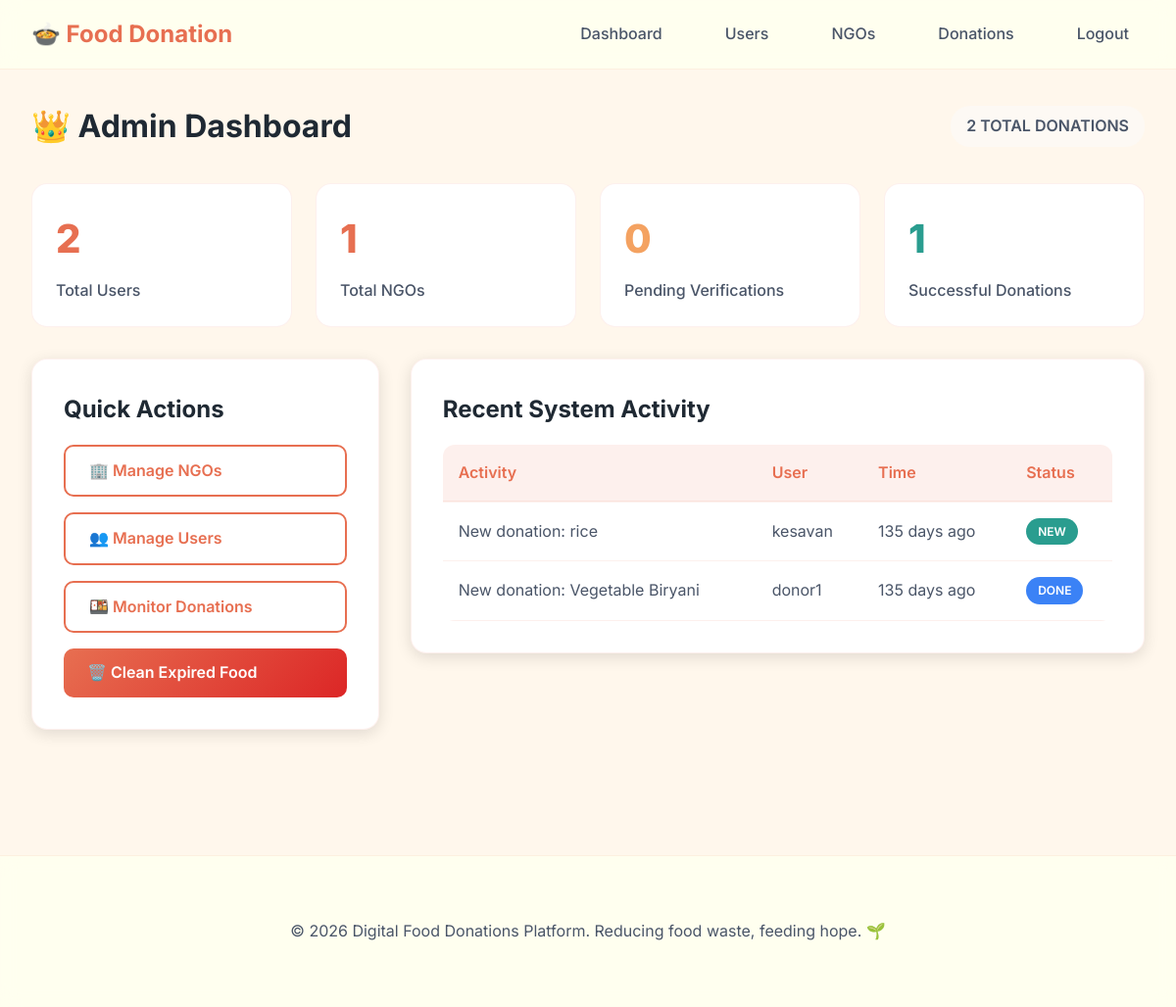
The app's page /admin/dashboard (signed in) with its own data.
### models.py (models this page shows, shortened)
class Donation(db.Model):
    __tablename__ = 'donation'
    id = db.Column(db.Integer, primary_key=True)
    donor_id = db.Column(db.Integer, db.ForeignKey('user.id'), nullable=False)
    food_name = db.Column(db.String(150), nullable=False)
    quantity = db.Column(db.String(50), nullable=False)
    food_time = db.Column(db.String(20), nullable=False)  # morning/afternoon/night
    expiry_datetime = db.Column(db.DateTime, nullable=False)
    location = db.Column(db.String(100), nullable=False)
    description = db.Column(db.Text, nullable=True)
    status = db.Column(db.String(20), default='available')  # available/accepted/collected/expired
    accepted_by = db.Column(db.Integer, db.ForeignKey('ngo.id'), nullable=True)
    created_at = db.Column(db.DateTime, default=datetime.utcnow)
    updated_at = db.Column(db.DateTime, default=datetime.utcnow, onupdate=datetime.utcnow)
    requests = db.relationship('Request', backref='donation', lazy=True)
    acceptor = db.relationship('NGO', backref='accepted_donations', foreign_keys=[accepted_by])

class User(db.Model, UserMixin):
    __tablename__ = 'user'
    id = db.Column(db.Integer, primary_key=True)
    username = db.Column(db.String(80), unique=True, nullable=False)
    email = db.Column(db.String(120), unique=True, nullable=False)
    password_hash = db.Column(db.String(200), nullable=False)
    phone_number = db.Column(db.String(15), nullable=False)
    location = db.Column(db.String(100), nullable=False)
    role = db.Column(db.String(20), nullable=False)  # 'donor' or 'recipient'
    is_active = db.Column(db.Boolean, default=True)
    created_at = db.Column(db.DateTime, default=datetime.utcnow)
    donations = db.relationship('Donation', backref='donor', lazy=True, foreign_keys='Donation.donor_id')

### app.py (the view)
@app.route('/admin/dashboard')
@login_required
@role_required('admin')
def admin_dashboard():
    stats = get_donation_stats()
    users_count = User.query.count()
    ngos_count = NGO.query.count()
    pending_ngos = NGO.query.filter_by(is_verified=False).count()
    recent_donations = Donation.query.order_by(Donation.created_at.desc()).limit(10).all()
    return render_template('admin/dashboard.html',
                         stats=stats,
                         users_count=users_count,
                         ngos_count=ngos_count,
                         pending_ngos=pending_ngos,
                         recent_donations=recent_donations)

### app.py (called while the page is built)
@login_manager.user_loader
def load_user(user_id):
    user_type = session.get('user_type')
    if user_type == 'user':
        return User.query.get(int(user_id))
    elif user_type == 'ngo':
        return NGO.query.get(int(user_id))
    elif user_type == 'admin':
        return Admin.query.get(int(user_id))
    return None

def role_required(role):
    def decorator(f):
        @wraps(f)
        def decorated_function(*args, **kwargs):
            if not current_user.is_authenticated:
                flash('Please login to access this page.', 'warning')
                return redirect(url_for('login'))
            if session.get('user_type') != role:
                flash('You do not have permission to access this page.', 'danger')
                return redirect(url_for('index'))
            return f(*args, **kwargs)
        return decorated_function
    return decorator

### utils.py (called while the page is built)
def get_donation_stats():
    from sqlalchemy import func
    total_donations = Donation.query.count()
    available = Donation.query.filter_by(status='available').count()
    accepted = Donation.query.filter_by(status='accepted').count()
    collected = Donation.query.filter_by(status='collected').count()
    expired = Donation.query.filter_by(status='expired').count()
    by_location = db.session.query(
        Donation.location,
        func.count(Donation.id).label('count')
    ).group_by(Donation.location).all()
    return {
        'total': total_donations,
        'available': available,
        'accepted': accepted,
        'collected': collected,
        'expired': expired,
        'by_location': dict(by_location)
    }

def format_time_ago(dt):
    if not dt:
        return "N/A"
    now = datetime.utcnow()
    diff = now - dt
    seconds = diff.total_seconds()
    if seconds < 60:
        return "just now"
    elif seconds < 3600:
        minutes = int(seconds / 60)
        return f"{minutes} minute{'s' if minutes > 1 else ''} ago"
    elif seconds < 86400:
        hours = int(seconds / 3600)
        return f"{hours} hour{'s' if hours > 1 else ''} ago"
    else:
        days = int(seconds / 86400)
        return f"{days} day{'s' if days > 1 else ''} ago"

### templates/admin/dashboard.html (shortened to what this page needs)
{% extends "base.html" %}
{% block content %}
<div class="container">
    <div class="row" style="align-items: center; margin-bottom: 2rem;">
        <div class="col">
            <h1>👑 Admin Dashboard</h1>
        </div>
        <div class="col" style="text-align: right;">
            <span class="badge badge-secondary" style="font-size: 1rem; padding: 0.5rem 1rem;">
                {{ stats.total }} Total Donations
            </span>
        </div>
    </div>
    <div class="stats-grid">
        <div class="stat-card">
            <div class="stat-value">{{ users_count }}</div>
            <div class="stat-label">Total Users</div>
        </div>
        <div class="stat-card">
            <div class="stat-value">{{ ngos_count }}</div>
            <div class="stat-label">Total NGOs</div>
        </div>
        <div class="stat-card">
            <div class="stat-value" style="color: var(--warning);">{{ pending_ngos }}</div>
            <div class="stat-label">Pending Verifications</div>
        </div>
        <div class="stat-card">
            <div class="stat-value" style="color: var(--success);">{{ stats.collected }}</div>
            <div class="stat-label">Successful Donations</div>
        </div>
    </div>
    <div class="row">
        <div class="col-3">
            <div class="card fade-in" style="height: 100%;">
                <div class="card-header">Quick Actions</div>
                <div style="display: flex; flex-direction: column; gap: 1rem;">
                    <a href="{{ url_for('admin_ngos') }}" class="btn btn-outline" style="text-align: left;">
                        🏢 Manage NGOs
                    </a>
                    <a href="{{ url_for('admin_users') }}" class="btn btn-outline" style="text-align: left;">
                        👥 Manage Users
                    </a>
                    <a href="{{ url_for('admin_donations') }}" class="btn btn-outline" style="text-align: left;">
                        🍱 Monitor Donations
                    </a>
                    <a href="{{ url_for('admin_check_expired') }}" class="btn btn-danger" style="text-align: left;"
                        onclick="return confirmAction('Run manual expiry check?')">
                        🗑️ Clean Expired Food
                    </a>
                </div>
            </div>
        </div>
        <div class="col-2" style="flex: 2;">
            <div class="card fade-in">
                <div class="card-header">Recent System Activity</div>
                <div class="table-container">
                    <table>
                        <thead>
                            <tr>
                                <th>Activity</th>
                                <th>User</th>
                                <th>Time</th>
                                <th>Status</th>
                            </tr>
                        </thead>
                        <tbody>
                            {% for donation in recent_donations %}
                            <tr>
                                <td>New donation: {{ donation.food_name }}</td>
                                <td>{{ donation.donor.username }}</td>
                                <td>{{ donation.created_at|time_ago }}</td>
                                <td>
                                    {% if donation.status == 'available' %}
                                    <span class="badge badge-success">New</span>
                                    {% elif donation.status == 'accepted' %}
                                    <span class="badge badge-warning">Accepted</span>
                                    {% elif donation.status == 'collected' %}
                                    <span class="badge badge-info">Done</span>
                                    {% elif donation.status == 'expired' %}
                                    <span class="badge badge-danger">Expired</span>
                                    {% endif %}
                                </td>
                            </tr>
                            {% endfor %}
                        </tbody>
                    </table>
                </div>
            </div>
        </div>
    </div>
</div>
{% endblock %}

### static/css/style.css (style rules this page uses)
:root { --primary: #E76F51; --primary-dark: #d15a3d; --primary-light: #f08c71; --secondary: #2A9D8F; --secondary-dark: #21867a; --accent: #F4A261; --card-bg: #FFFFFF; --bg-primary: #FFF7EC; --bg-secondary: #fffefd; --bg-tertiary: #fdf9f4; --text-primary: #1F2933; --text-secondary: #4a5568; --text-muted: #718096; --success: #2A9D8F; --warning: #F4A261; --danger: #E76F51; --info: #3b82f6; --glass-bg: rgba(255, 255, 240, 0.9); --glass-border: rgba(231, 111, 81, 0.1); --shadow-sm: 0 2px 8px rgba(0, 0, 0, 0.08); --shadow-md: 0 4px 16px rgba(0, 0, 0, 0.12); --shadow-lg: 0 8px 32px rgba(0, 0, 0, 0.16); --shadow-glow: 0 0 20px rgba(231, 111, 81, 0.2); --transition: all 0.3s cubic-bezier(0.4, 0, 0.2, 1); }
* { margin: 0; padding: 0; box-sizing: border-box; }
body { font-family: 'Inter', sans-serif; background: var(--bg-primary); color: var(--text-primary); line-height: 1.6; min-height: 100vh; }
.btn { padding: 0.75rem 1.5rem; border: none; border-radius: 10px; font-weight: 600; cursor: pointer; transition: var(--transition); text-decoration: none; display: inline-block; font-size: 1rem; }
.btn-danger { background: linear-gradient(135deg, var(--danger) 0%, #dc2626 100%); color: white; }
.btn-outline { background: transparent; border: 2px solid var(--primary); color: var(--primary); }
.card { background: var(--card-bg); backdrop-filter: blur(10px); border: 1px solid var(--glass-border); border-radius: 16px; padding: 2rem; box-shadow: var(--shadow-md); transition: var(--transition); }
.card-header { font-size: 1.5rem; font-weight: 700; margin-bottom: 1rem; color: var(--text-primary); }
.badge { padding: 0.25rem 0.75rem; border-radius: 20px; font-size: 0.75rem; font-weight: 600; text-transform: uppercase; display: inline-block; }
.badge-success { background: var(--success); color: white; }
.badge-info { background: var(--info); color: white; }
.badge-secondary { background: var(--bg-tertiary); color: var(--text-secondary); }
.table-container { overflow-x: auto; border-radius: 12px; background: var(--card-bg); backdrop-filter: blur(10px); }
table { width: 100%; border-collapse: collapse; }
thead { background: rgba(231, 111, 81, 0.1); }
th { padding: 1rem; text-align: left; font-weight: 600; color: var(--primary); border-bottom: 2px solid var(--glass-border); }
td { padding: 1rem; border-bottom: 1px solid var(--glass-border); color: var(--text-secondary); }
.container { max-width: 1200px; margin: 0 auto; padding: 2rem; }
.row { display: flex; flex-wrap: wrap; gap: 2rem; margin-bottom: 2rem; }
.col { flex: 1; min-width: 250px; }
.col-2 { flex: 0 0 calc(50% - 1rem); }
.col-3 { flex: 0 0 calc(33.333% - 1.5rem); }
.stats-grid { display: grid; grid-template-columns: repeat(auto-fit, minmax(250px, 1fr)); gap: 1.5rem; margin-bottom: 2rem; }
.stat-card { background: var(--card-bg); backdrop-filter: blur(10px); border: 1px solid var(--glass-border); border-radius: 16px; padding: 1.5rem; transition: var(--transition); }
.stat-value { font-size: 2.5rem; font-weight: 800; color: var(--primary); margin-bottom: 0.5rem; }
.stat-label { color: var(--text-secondary); font-weight: 500; }
.fade-in { animation: fadeIn 0.5s ease-out; }

### records on screen
Donation: food_name "rice", donor.username "kesavan", created_at "135 days ago", status "NEW"
Donation: food_name "Vegetable Biryani", donor.username "donor1", created_at "135 days ago", status "DONE"

### other values on screen
{{ stats.total }} "2"
{{ users_count }} "2"
{{ ngos_count }} "1"
{{ pending_ngos }} "0"
{{ stats.collected }} "1"
